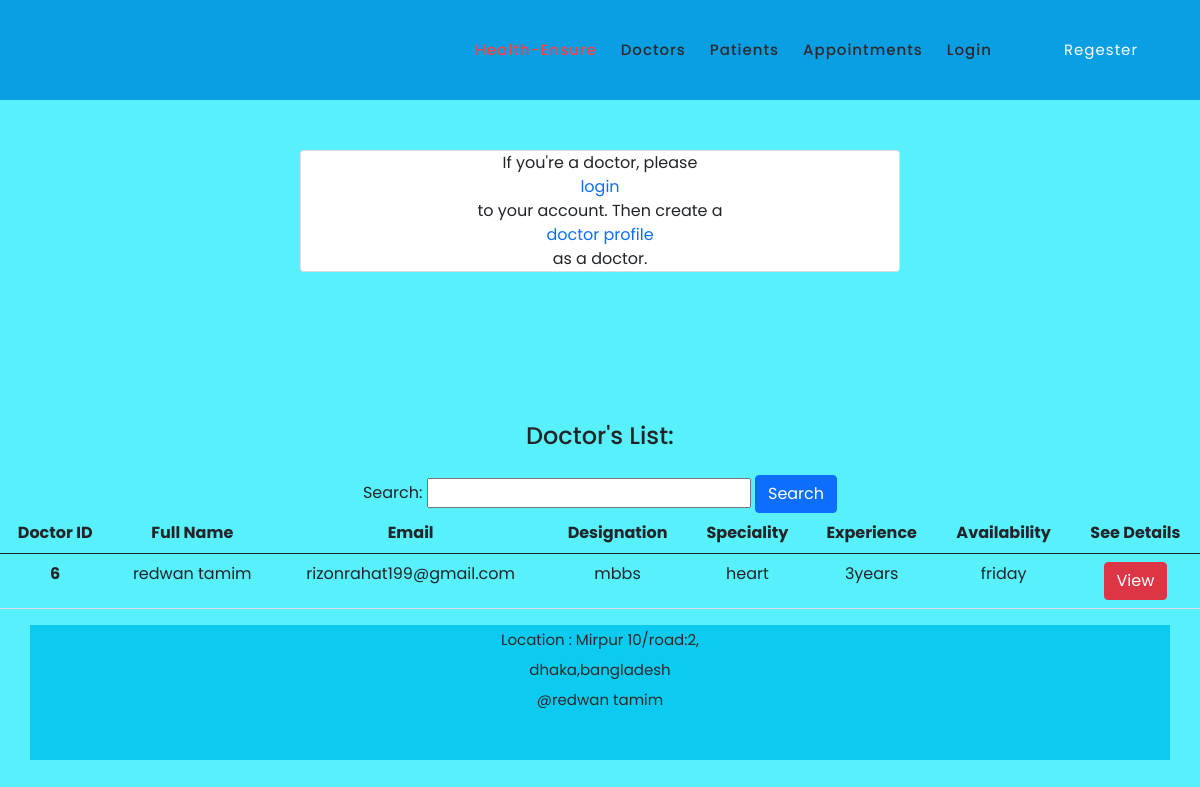
The app's page /doctors/ with its own data.
### doctors/models.py (models this page shows, shortened)
class DoctorModel(models.Model):
    doctor_id = models.AutoField(primary_key=True)
    account = models.ForeignKey(Account, on_delete=models.CASCADE, related_name='doctor', null=True, blank=True)
    designation = models.CharField(max_length=255)
    speciality = models.CharField(max_length=255)
    experience = models.CharField(max_length=255)
    date_joined = models.DateTimeField(auto_now_add=True)
    APPOINTMENT_DAYS_CHOICES = [
        ('monday', 'Monday'),
        ('tuesday', 'Tuesday'),
        ('wednesday', 'Wednesday'),
        ('thursday', 'Thursday'),
        ('friday', 'Friday'),
        ('saturday', 'Saturday'),
        ('sunday', 'Sunday'),
    ]
    appointment_available_days = models.CharField(max_length=100, choices=APPOINTMENT_DAYS_CHOICES, blank=True, null=True)

### accounts/models.py (models this page shows, shortened)
class Account(AbstractBaseUser):
    first_name      = models.CharField(max_length=50)
    last_name       = models.CharField(max_length=50)
    username        = models.CharField(max_length=50, unique=True)
    email           = models.EmailField(max_length=100, unique=True)
    phone_number    = models.CharField(max_length=50)
    date_joined     = models.DateTimeField(auto_now_add=True)
    last_login      = models.DateTimeField(auto_now=True)
    is_admin        = models.BooleanField(default=False)
    is_staff        = models.BooleanField(default=False)
    is_active       = models.BooleanField(default=False)
    is_superadmin   = models.BooleanField(default=False)
    USERNAME_FIELD = 'email'
    REQUIRED_FIELDS = ['username', 'first_name', 'last_name']
    objects = MyAccountManager()

### doctors/views.py (the view)
# urls.py: path('', views.doctors, name='doctors'),
def doctors(request):
    doctors = DoctorModel.objects.all().order_by('-date_joined')
    is_doctor = False
    search_form = SearchForm()
    if request.user.is_authenticated:
        is_doctor = DoctorModel.objects.filter(account=request.user).exists()
    return render(request, 'doctors/doctors_list.html', {'doctors' : doctors, 'is_doctor': is_doctor, 'search_form': search_form})

### patients/forms.py
class SearchForm(forms.Form):
    keyword = forms.CharField(label='Search', max_length=100)

### doctors/templates/doctors/doctors_list.html (shortened to what this page needs)
{% extends "base.html" %}
{% load static %}
{% block content %}
    {% if not is_doctor %}
    <div class="mx-auto" style="margin-top:150px;width:50%; text-align:center;">
        <div class="card">
            If you're a doctor, please <a href="{% url 'login' %}">login</a> to your account. Then create a <a href="{% url 'doctor_register' %}">doctor profile</a> as a doctor.
        </div>
    </div>
    {% endif %}
    <div class="doctor-list" style="margin-top:150px; text-align:center;">
        <h4  style="text-align:center;">Doctor's List:</h4> <br>
        <div class="w-100 text-center">
          <form action="search" method="get">
              {{search_form}}
              <button type="submit" class="btn btn-primary">Search</button>
          </form>
      </div>
<table class="table table-hover p-5" style="padding:20px;text-align:center;">
  <thead>
    <tr>
      <th scope="col">Doctor ID</th>
      <th scope="col">Full Name</th>
      <th scope="col">Email</th>
      <th scope="col">Designation</th>
      <th scope="col">Speciality</th>
      <th scope="col">Experience</th>
      <th scope="col">Availability</th>
      <th scope="col">See Details</th>
    </tr>
  </thead>
  <tbody>
    {% for doctor in doctors %}
    <tr>
      <th scope="row">{{doctor.doctor_id}}</th>
      <td>{{doctor.account.first_name}} {{doctor.account.last_name}}</td>
      <td>{{doctor.account.email}}</td>
      <td>{{doctor.designation}}</td>
      <td>{{doctor.speciality}}</td>
      <td>{{doctor.experience}}</td>
      <td>{{doctor.appointment_available_days}}</td>
      <td><a href="{% url 'doctor_details' doctor.doctor_id %}" class="btn btn-danger">View</a></td>
    </tr>
    {% endfor %}
  </tbody>
</table>
    </div>
{% endblock %}

### static/assets/css/templatemo-space-dynamic.css (style rules this page uses)
html, body, div, span, applet, object, iframe, h1, h2, h3, h4, h5, h6, p, blockquote, div pre, a, abbr, acronym, address, big, cite, code, del, dfn, em, font, img, ins, kbd, q, s, samp, small, strike, strong, sub, sup, tt, var, b, u, i, center, dl, dt, dd, ol, ul, li, figure, header, nav, section, article, aside, footer, figcaption { margin: 0; padding: 0; border: 0; outline: 0; }
* { box-sizing: border-box; }
html, body { font-family: 'Poppins', sans-serif; font-weight: 400; background-color: #7ee9f5; -ms-text-size-adjust: 100%; -webkit-font-smoothing: antialiased; -moz-osx-font-smoothing: grayscale; }
a { text-decoration: none !important; }
h1, h2, h3, h4, h5, h6 { margin-top: 0px; margin-bottom: 0px; }
html, body { background: #58f1fb; font-family: 'Poppins', sans-serif; }

### records on screen
DoctorModel: doctor_id "6", account.first_name "redwan", account.last_name "tamim", account.email "rizonrahat199@gmail.com", designation "mbbs", speciality "heart", experience "3years", appointment_available_days "friday"
